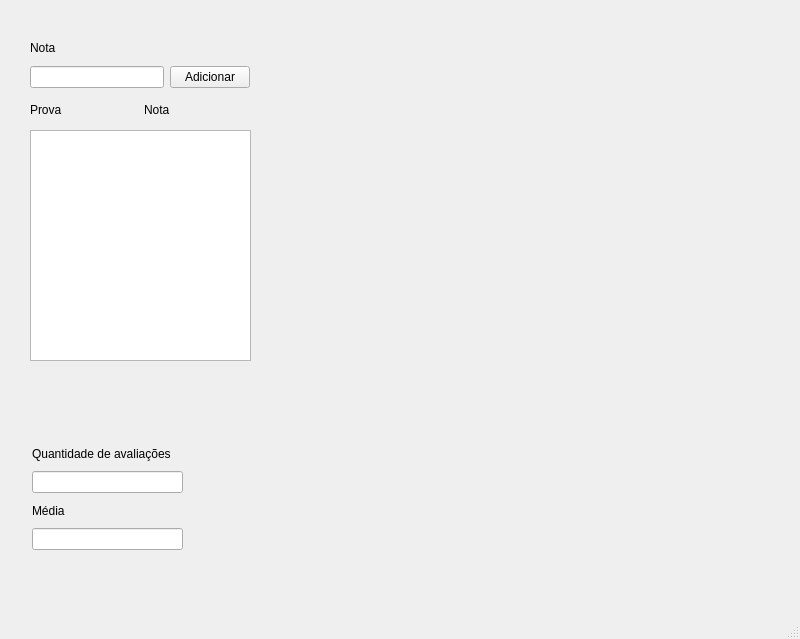
<?xml version="1.0" encoding="UTF-8"?>
<ui version="4.0">
 <class>MainWindow</class>
 <widget class="QMainWindow" name="MainWindow">
  <property name="geometry">
   <rect>
    <x>0</x>
    <y>0</y>
    <width>800</width>
    <height>639</height>
   </rect>
  </property>
  <property name="windowTitle">
   <string>MainWindow</string>
  </property>
  <widget class="QWidget" name="centralwidget">
   <widget class="QLabel" name="label">
    <property name="geometry">
     <rect>
      <x>30</x>
      <y>40</y>
      <width>29</width>
      <height>16</height>
     </rect>
    </property>
    <property name="text">
     <string>Nota</string>
    </property>
   </widget>
   <widget class="QTableWidget" name="tw_notas">
    <property name="geometry">
     <rect>
      <x>30</x>
      <y>130</y>
      <width>221</width>
      <height>231</height>
     </rect>
    </property>
   </widget>
   <widget class="QWidget" name="layoutWidget">
    <property name="geometry">
     <rect>
      <x>30</x>
      <y>60</y>
      <width>220</width>
      <height>34</height>
     </rect>
    </property>
    <layout class="QHBoxLayout" name="horizontalLayout_2">
     <item>
      <widget class="QLineEdit" name="lineEdit_nota"/>
     </item>
     <item>
      <widget class="QPushButton" name="btnAdicionar">
       <property name="text">
        <string>Adicionar</string>
       </property>
      </widget>
     </item>
    </layout>
   </widget>
   <widget class="QWidget" name="layoutWidget">
    <property name="geometry">
     <rect>
      <x>30</x>
      <y>100</y>
      <width>221</width>
      <height>20</height>
     </rect>
    </property>
    <layout class="QHBoxLayout" name="horizontalLayout_3">
     <item>
      <widget class="QLabel" name="label_4">
       <property name="text">
        <string>Prova</string>
       </property>
      </widget>
     </item>
     <item>
      <widget class="QLabel" name="label_5">
       <property name="text">
        <string>Nota</string>
       </property>
      </widget>
     </item>
    </layout>
   </widget>
   <widget class="QWidget" name="">
    <property name="geometry">
     <rect>
      <x>32</x>
      <y>442</y>
      <width>151</width>
      <height>108</height>
     </rect>
    </property>
    <layout class="QVBoxLayout" name="verticalLayout_3">
     <item>
      <layout class="QVBoxLayout" name="verticalLayout">
       <item>
        <widget class="QLabel" name="label_2">
         <property name="text">
          <string>Quantidade de avaliações</string>
         </property>
        </widget>
       </item>
       <item>
        <widget class="QLineEdit" name="lineEdit_qtdAvaliacao">
         <property name="enabled">
          <bool>true</bool>
         </property>
         <property name="readOnly">
          <bool>true</bool>
         </property>
        </widget>
       </item>
      </layout>
     </item>
     <item>
      <layout class="QVBoxLayout" name="verticalLayout_2">
       <item>
        <widget class="QLabel" name="label_3">
         <property name="text">
          <string>Média</string>
         </property>
        </widget>
       </item>
       <item>
        <widget class="QLineEdit" name="lineEdit_media">
         <property name="enabled">
          <bool>true</bool>
         </property>
         <property name="cursor">
          <cursorShape>BlankCursor</cursorShape>
         </property>
         <property name="mouseTracking">
          <bool>true</bool>
         </property>
         <property name="readOnly">
          <bool>true</bool>
         </property>
        </widget>
       </item>
      </layout>
     </item>
    </layout>
   </widget>
  </widget>
  <widget class="QMenuBar" name="menubar">
   <property name="geometry">
    <rect>
     <x>0</x>
     <y>0</y>
     <width>800</width>
     <height>28</height>
    </rect>
   </property>
  </widget>
  <widget class="QStatusBar" name="statusbar"/>
 </widget>
 <resources/>
 <connections/>
</ui>
